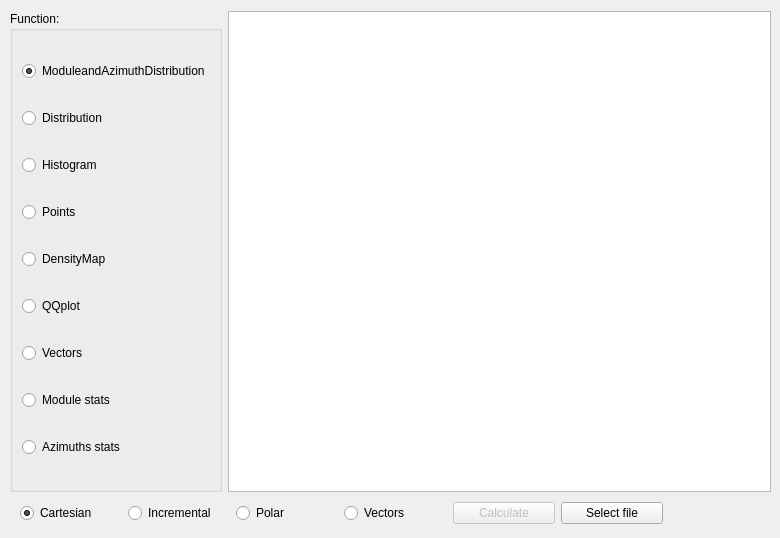
<?xml version="1.0" encoding="UTF-8"?>
<ui version="4.0">
 <class>Form</class>
 <widget class="QWidget" name="Form">
  <property name="geometry">
   <rect>
    <x>0</x>
    <y>0</y>
    <width>780</width>
    <height>538</height>
   </rect>
  </property>
  <property name="windowTitle">
   <string>Form</string>
  </property>
  <widget class="QWidget" name="layoutWidget">
   <property name="geometry">
    <rect>
     <x>10</x>
     <y>11</y>
     <width>761</width>
     <height>481</height>
    </rect>
   </property>
   <layout class="QGridLayout" name="gridLayout">
    <item row="0" column="0">
     <widget class="QGroupBox" name="groupBox">
      <property name="font">
       <font>
        <weight>50</weight>
        <bold>false</bold>
       </font>
      </property>
      <property name="title">
       <string>Function:</string>
      </property>
      <layout class="QVBoxLayout" name="verticalLayout">
       <item>
        <widget class="QRadioButton" name="drawmoduleandazimuthdistribution">
         <property name="text">
          <string>ModuleandAzimuthDistribution</string>
         </property>
         <property name="checked">
          <bool>true</bool>
         </property>
        </widget>
       </item>
       <item>
        <widget class="QRadioButton" name="drawdistribution">
         <property name="text">
          <string>Distribution</string>
         </property>
        </widget>
       </item>
       <item>
        <widget class="QRadioButton" name="drawhistogram">
         <property name="text">
          <string>Histogram</string>
         </property>
        </widget>
       </item>
       <item>
        <widget class="QRadioButton" name="drawPoints">
         <property name="text">
          <string>Points</string>
         </property>
        </widget>
       </item>
       <item>
        <widget class="QRadioButton" name="drawdensityMap">
         <property name="text">
          <string>DensityMap</string>
         </property>
        </widget>
       </item>
       <item>
        <widget class="QRadioButton" name="drawqqplot">
         <property name="text">
          <string>QQplot</string>
         </property>
        </widget>
       </item>
       <item>
        <widget class="QRadioButton" name="drawVectors">
         <property name="text">
          <string>Vectors</string>
         </property>
        </widget>
       </item>
       <item>
        <widget class="QRadioButton" name="modstats">
         <property name="text">
          <string>Module stats</string>
         </property>
        </widget>
       </item>
       <item>
        <widget class="QRadioButton" name="azimuthstats">
         <property name="text">
          <string>Azimuths stats</string>
         </property>
        </widget>
       </item>
      </layout>
     </widget>
    </item>
    <item row="0" column="1">
     <widget class="QGraphicsView" name="graphicsView"/>
    </item>
   </layout>
  </widget>
  <widget class="QSplitter" name="splitter">
   <property name="geometry">
    <rect>
     <x>20</x>
     <y>500</y>
     <width>751</width>
     <height>27</height>
    </rect>
   </property>
   <property name="orientation">
    <enum>Qt::Horizontal</enum>
   </property>
   <widget class="QWidget" name="layoutWidget">
    <layout class="QGridLayout" name="gridLayout_3">
     <item row="0" column="0">
      <widget class="QRadioButton" name="type0">
       <property name="text">
        <string>Cartesian</string>
       </property>
       <property name="checked">
        <bool>true</bool>
       </property>
      </widget>
     </item>
     <item row="0" column="1">
      <widget class="QRadioButton" name="type1">
       <property name="text">
        <string>Incremental</string>
       </property>
      </widget>
     </item>
     <item row="0" column="2">
      <widget class="QRadioButton" name="type2">
       <property name="text">
        <string>Polar</string>
       </property>
      </widget>
     </item>
     <item row="0" column="4">
      <widget class="QRadioButton" name="type3">
       <property name="text">
        <string>Vectors</string>
       </property>
      </widget>
     </item>
     <item row="0" column="5">
      <widget class="QPushButton" name="calculate">
       <property name="enabled">
        <bool>false</bool>
       </property>
       <property name="text">
        <string>Calculate</string>
       </property>
      </widget>
     </item>
     <item row="0" column="6">
      <widget class="QPushButton" name="buttonload">
       <property name="text">
        <string>Select file</string>
       </property>
      </widget>
     </item>
     <item row="0" column="7">
      <widget class="QLabel" name="labelpath">
       <property name="text">
        <string/>
       </property>
      </widget>
     </item>
    </layout>
   </widget>
  </widget>
 </widget>
 <resources/>
 <connections/>
</ui>
